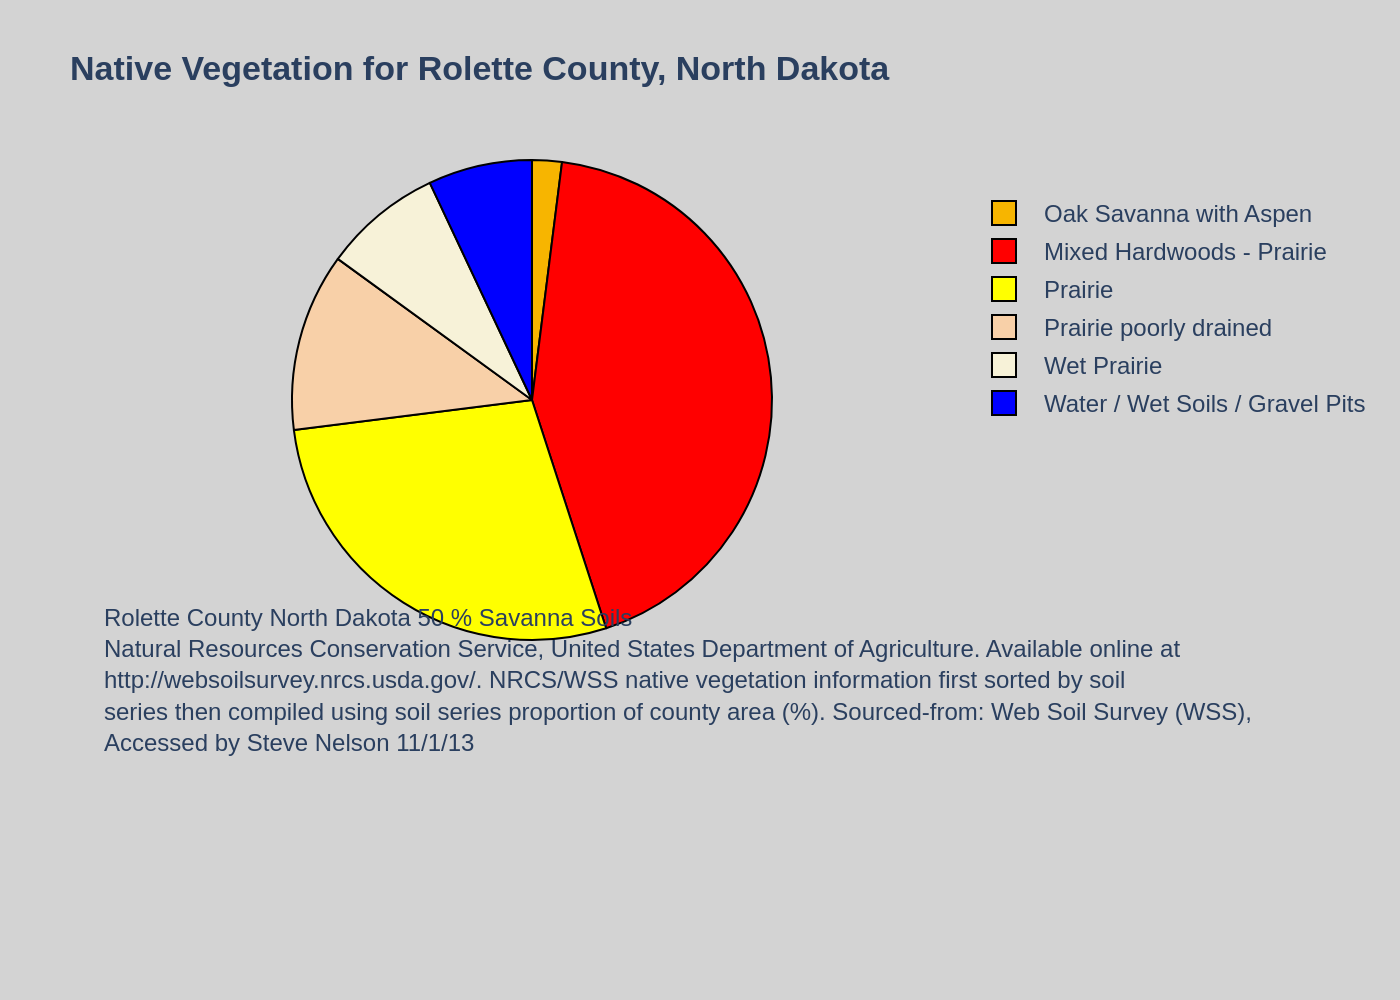

Python code for this plot:
import sys
import json
import plotly.graph_objects as go
from pathlib import Path

def main():
    # Check for command-line argument
    if len(sys.argv) != 2:
        print(f"Usage: python {sys.argv[0]} <json_file_path>")
        sys.exit(1)

    json_file_path = Path(sys.argv[1])

    # Ensure the JSON file exists
    if not json_file_path.is_file():
        print(f"Error: JSON file not found at '{json_file_path}'")
        sys.exit(1)

    # Read the JSON data
    with open(json_file_path, 'r', encoding='utf-8') as f:
        chart_data = json.load(f)

    # Extract data from the JSON structure
    data = chart_data['chart_data']
    texts = chart_data['texts']
    colors = chart_data['colors']

    # Prepare data for Plotly
    labels = [item['label'] for item in data]
    values = [item['value'] for item in data]

    # Create the pie chart trace
    pie_trace = go.Pie(
        labels=labels,
        values=values,
        marker=dict(
            colors=colors,
            line=dict(color='#000000', width=1)
        ),
        sort=False,
        direction='clockwise',
        textinfo='none',
        hoverinfo='label+percent'
    )

    # Initialize the figure
    fig = go.Figure(data=[pie_trace])

    # Build the title string
    title_text = f"<b>{texts['title']}</b>" if texts.get('title') else ""
    if texts.get('subtitle'):
        title_text += f"<br><sub>{texts['subtitle']}</sub>"

    # Build annotations for the source text
    annotations = []
    if texts.get('source'):
        annotations.append(
            go.layout.Annotation(
                text=texts['source'],
                align='left',
                showarrow=False,
                xref='paper',
                yref='paper',
                x=0,
                y=-0.25,
                xanchor='left',
                yanchor='bottom'
            )
        )

    # Update the layout
    fig.update_layout(
        title=dict(
            text=title_text,
            x=0.05,
            xanchor='left'
        ),
        legend=dict(
            x=1,
            y=0.95,
            xanchor='left',
            yanchor='top'
        ),
        font=dict(
            family="Arial",
            size=12
        ),
        paper_bgcolor='#D3D3D3',
        plot_bgcolor='#D3D3D3',
        margin=dict(l=50, r=50, t=80, b=180),
        annotations=annotations,
        showlegend=True
    )

    # Generate the output filename
    output_filename = json_file_path.stem + ".png"

    # Save the chart as a PNG image
    fig.write_image(output_filename, scale=2)

    print(f"Chart saved as {output_filename}")

if __name__ == "__main__":
    main()
